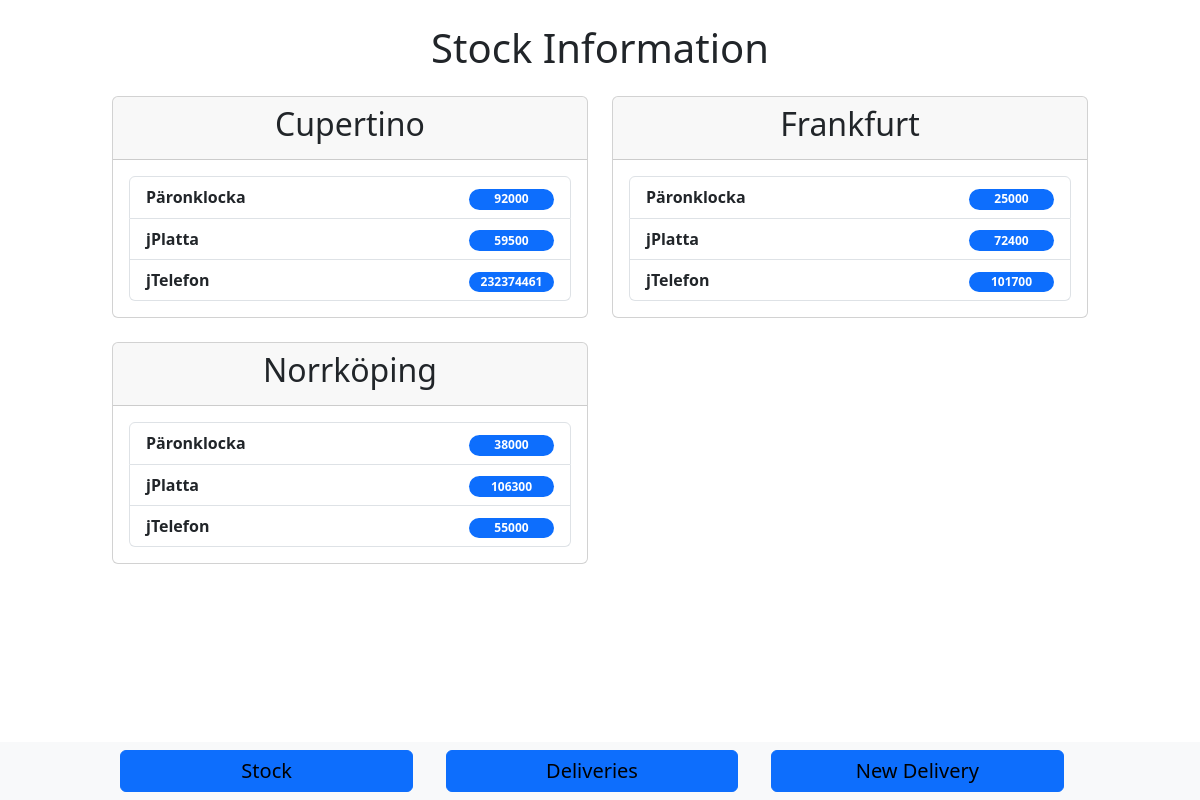
The page / on the database its author committed.
### Inventory/models.py (models this page shows, shortened)
class Site(models.Model):
    name = models.CharField(max_length=200)
    description = models.CharField(max_length=200)

class Product(models.Model):
    name = models.CharField(max_length=200)
    description = models.CharField(max_length=200)
    price = models.IntegerField(default=0)

### Inventory/views.py (the view)
# urls.py: path("", views.index, name="index"),
def index(request):
    output = Delivery.objects.values(
        "site__site__name", "site__product__name"
    ).annotate(
        stock=Sum(
            Case(
                When(deliveryType="IN", then=F("amount")),
                default=0,
                output_field=IntegerField(),
            )
        )
        - Sum(
            Case(
                When(deliveryType="OUT", then=F("amount")),
                default=0,
                output_field=IntegerField(),
            )
        )
    )
    stock_by_site = {}
    for entry in output:
        site_name = entry["site__site__name"]
        product_name = entry["site__product__name"]
        stock = entry["stock"]
        if site_name not in stock_by_site:
            stock_by_site[site_name] = {}
        stock_by_site[site_name][product_name] = stock
    template = loader.get_template("inventory/index.html")
    context = {"stocks": stock_by_site}
    return HttpResponse(template.render(context, request))

### Inventory/templates/inventory/index.html (shortened to what this page needs)
{% extends "base.html" %}
{% block content %}
  <div class="container">
    <h1 class="mt-4 mb-4 text-center">Stock Information</h1>
    <div class="row">
      {% for site, products in stocks.items %}
        <div class="col-md-6">
          <div class="card mb-4">
            <div class="card-header">
              <h2 class="card-title text-center">{{ site }}</h2>
            </div>
            <div class="card-body">
              <ul class="list-group">
                {% for product, stock in products.items %}
                  <li class="list-group-item d-flex justify-content-between ">
                    <div class="text-start">
                      <span class="fw-bold">{{ product }}</span>
                    </div>
                    <div class="text-end" style="width: 85px;">
                      <span class="badge bg-primary rounded-pill" style="width: 100%;">{{ stock }}</span>
                    </div>
                  </li>
                {% endfor %}
              </ul>
            </div>
          </div>
        </div>
      {% endfor %}
    </div>
  </div>
{% endblock content %}

### rows shown on the page
Site: name "Cupertino"
Product: name "Päronklocka", stock "92000", stock "25000", stock "38000"
Product: name "jPlatta", stock "59500", stock "72400", stock "106300"
Product: name "jTelefon", stock "232374461", stock "101700", stock "55000"
Site: name "Frankfurt"
Site: name "Norrköping"
